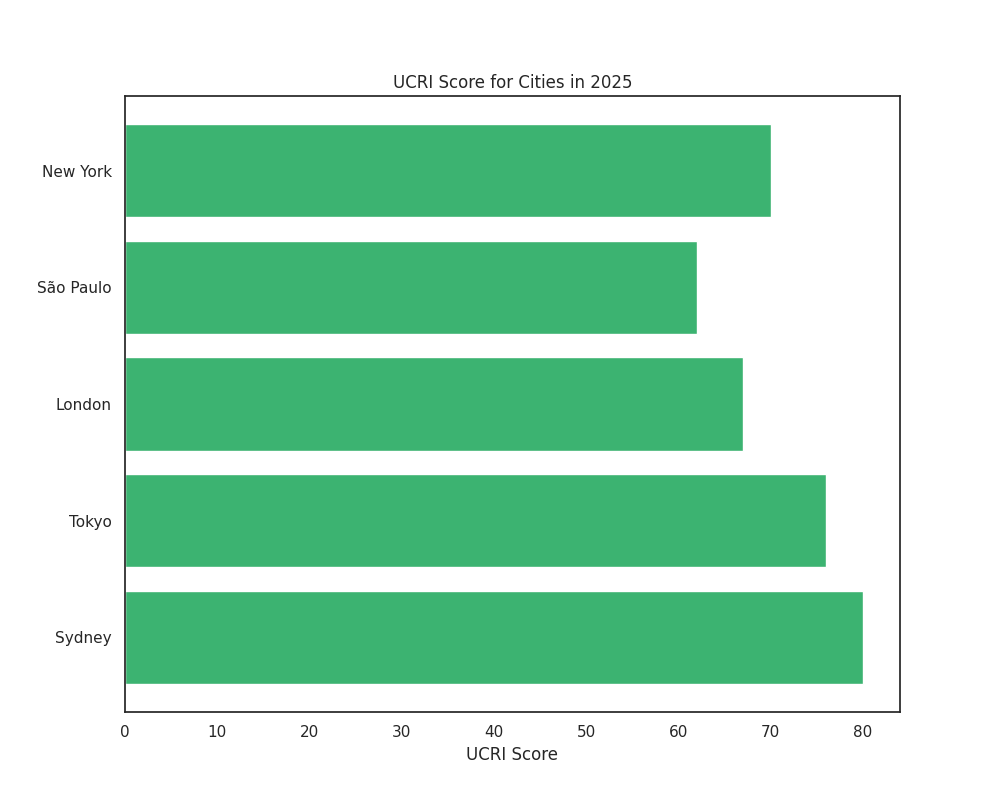

Write the Python code that produced this figure.
import matplotlib.pyplot as plt
import numpy as np

cities = ['Sydney', 'Tokyo', 'London', 'São Paulo', 'New York']

# UCRI scores for 2025 based on initial array
ucri_scores_2025 = np.array([80, 76, 67, 62, 70])

fig, ax = plt.subplots(figsize=(10, 8))
ax.barh(cities, ucri_scores_2025, color='mediumseagreen')

ax.set_xlabel('UCRI Score')
ax.set_title('UCRI Score for Cities in 2025')

plt.show()
